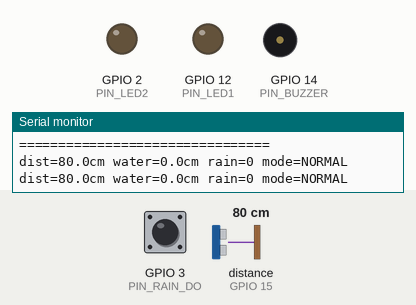
Simulated run of this sketch. Board: ESP32. On the bench: output pins drawn as LEDs (lit = HIGH), buzzer (waves = sounding, pin HIGH), the last lines printed to the serial monitor. Wiring (inferred from the names in the program): ultrasonic range finder: trigger GPIO 13; echo GPIO 15. The test bench sets the inputs (shaded band); at power-on: distance to the obstacle (sensor on GPIO 15) 80 cm, GPIO 3 (PIN_RAIN_DO) HIGH. The echo pulse lasts 58.3 µs per cm; WiFi joins after 1.5 s; servers stay silent unless stated; EEPROM starts erased; the camera gives no picture; pins used as bus, display or sensor lines are not drawn.

Above: at 3.3 s.
3.4 s: distance to the obstacle (sensor on GPIO 15) set to 12 cm
5.3 s: distance to the obstacle (sensor on GPIO 15) set to 9 cm
At 6.5 s:
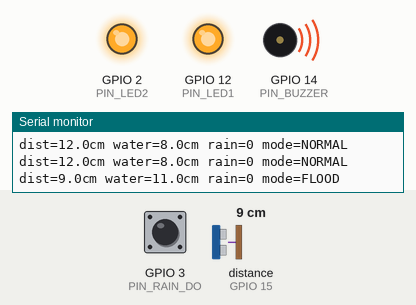
7.6 s: distance to the obstacle (sensor on GPIO 15) set to 18 cm
At 9.5 s:
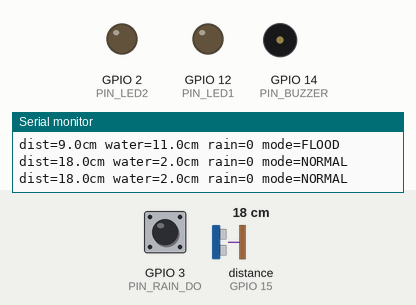
12.1 s: distance to the obstacle (sensor on GPIO 15) set to 2 cm
At 12.4 s:
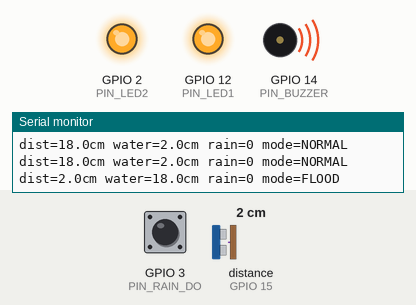
Timing chart, 0 to 14.6 s (numbered marks = the images above; inputs shaded):
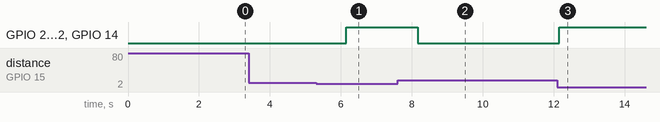

Measured:
- the behaviour switches between 11 and 10 cm on distance to the obstacle (sensor on GPIO 15) (found by bisection; images 0 and 1)
- after the input at 5.3 s, GPIO 2 (PIN_LED2), GPIO 12 (PIN_LED1), GPIO 14 (PIN_BUZZER): LOW → HIGH after 0.85 s
- after the input at 7.6 s, GPIO 2 (PIN_LED2), GPIO 12 (PIN_LED1), GPIO 14 (PIN_BUZZER): HIGH → LOW after 0.56 s
- after the input at 12.1 s, GPIO 2 (PIN_LED2), GPIO 12 (PIN_LED1), GPIO 14 (PIN_BUZZER): LOW → HIGH after 0.06 s

The sketch:

SmartShield_ESP32CAM.ino
```cpp
/*
  SmartShield — ESP32-CAM (AI Thinker) firmware
  ------------------------------------------------
  Board in Arduino IDE : "AI Thinker ESP32-CAM"  (esp32 by Espressif, core 2.x or 3.x)
  Partition scheme     : "Huge APP (3MB No OTA)"

  What it does
   • Camera live stream     ->  http://<IP>:81/stream
   • Single JPEG frame      ->  http://<IP>/capture        (backend sends this to Gemini)
   • Sensor JSON            ->  http://<IP>/status
   • Test buzzer            ->  http://<IP>/buzz?ms=800
   • Set limits from website->  http://<IP>/config?limit=10&empty=20   (saved in flash)
   • HC-SR04 water depth  -> above the limit: buzzer + both LEDs ON (works even without Wi-Fi/website)
   • MH-RD rain sensor (DO) -> rain detected: system goes into ALERT mode automatically
                               (water level checked twice as fast; no buzzer, no message)

  !!! Apne breadboard ke hisaab se neeche PINS aur WIFI change karo !!!
*/
#include "esp_camera.h"
#include <WiFi.h>
#include <Preferences.h>
#include "esp_http_server.h"
#include "soc/soc.h"
#include "soc/rtc_cntl_reg.h"

// ===================== 1. WIFI =====================
const char* WIFI_SSID = "YOUR_WIFI_NAME";
const char* WIFI_PASS = "YOUR_WIFI_PASSWORD";

// ===================== 2. PINS (change to match your wiring) =====================
// Free pins on AI Thinker ESP32-CAM (SD card not used): 2, 4(flash LED), 12, 13, 14, 15, 3(RX)
#define PIN_TRIG     13   // HC-SR04 TRIG
#define PIN_ECHO     15   // HC-SR04 ECHO  (use a 1k/2k voltage divider: ECHO is 5V!)
#define PIN_BUZZER   14   // buzzer module IO
#define PIN_LED1     12   // LED 1 (with 220Ω resistor)
#define PIN_LED2      2   // LED 2 (with 220Ω resistor)
#define PIN_RAIN_DO   3   // MH-RD digital out (DO). GPIO3 = RX, so Serial input is disabled.

#define BUZZER_ACTIVE_LOW false   // set true if your buzzer module beeps on LOW

// ===================== 3. DEFAULT LIMITS (website can change these) =====================
float waterLimitCm = 10.0;   // water above this -> alarm
float emptyCm      = 20.0;   // distance from sensor to the EMPTY box bottom (calibrate!)

// ===================== camera pins (AI Thinker) =====================
#define PWDN_GPIO_NUM 32
#define RESET_GPIO_NUM -1
#define XCLK_GPIO_NUM 0
#define SIOD_GPIO_NUM 26
#define SIOC_GPIO_NUM 27
#define Y9_GPIO_NUM 35
#define Y8_GPIO_NUM 34
#define Y7_GPIO_NUM 39
#define Y6_GPIO_NUM 36
#define Y5_GPIO_NUM 21
#define Y4_GPIO_NUM 19
#define Y3_GPIO_NUM 18
#define Y2_GPIO_NUM 5
#define VSYNC_GPIO_NUM 25
#define HREF_GPIO_NUM 23
#define PCLK_GPIO_NUM 22

Preferences prefs;
httpd_handle_t webServer = NULL;
httpd_handle_t streamServer = NULL;

// live state
volatile float distanceCm = -1;
volatile float waterCm = 0;
volatile bool raining = false;
volatile bool flood = false;
volatile bool buzzerOn = false;
volatile unsigned long buzzTestUntil = 0;

// ------------------------------------------------------------------ sensors
float readDistanceOnce() {
  digitalWrite(PIN_TRIG, LOW);  delayMicroseconds(3);
  digitalWrite(PIN_TRIG, HIGH); delayMicroseconds(10);
  digitalWrite(PIN_TRIG, LOW);
  unsigned long us = pulseIn(PIN_ECHO, HIGH, 30000UL);   // 30 ms timeout ≈ 5 m
  if (us == 0) return -1;
  return us * 0.0343f / 2.0f;
}

float readDistance() {           // median of 3 for stability
  float a = readDistanceOnce(); delay(15);
  float b = readDistanceOnce(); delay(15);
  float c = readDistanceOnce();
  if (a < 0 && b < 0 && c < 0) return -1;
  if (a < 0) a = (b > 0 ? b : c);
  if (b < 0) b = (a > 0 ? a : c);
  if (c < 0) c = (a > 0 ? a : b);
  return max(min(a, b), min(max(a, b), c));
}

void setBuzzer(bool on) {
  buzzerOn = on;
  digitalWrite(PIN_BUZZER, (on ^ BUZZER_ACTIVE_LOW) ? HIGH : LOW);
}

void updateSensors() {
  raining = (digitalRead(PIN_RAIN_DO) == LOW);   // MH-RD DO goes LOW when wet
  float d = readDistance();
  if (d > 0) {
    distanceCm = d;
    float w = emptyCm - d;
    waterCm = w < 0 ? 0 : w;
  }
  // hysteresis: on at limit, off 0.5 cm below it
  if (!flood && waterCm >= waterLimitCm) flood = true;
  else if (flood && waterCm < waterLimitCm - 0.5) flood = false;

  bool testBuzz = millis() < buzzTestUntil;
  setBuzzer(flood || testBuzz);
  digitalWrite(PIN_LED1, flood ? HIGH : LOW);
  digitalWrite(PIN_LED2, flood ? HIGH : LOW);
}

const char* modeName() { return flood ? "FLOOD" : (raining ? "ALERT" : "NORMAL"); }

// ------------------------------------------------------------------ HTTP handlers
static esp_err_t sendJson(httpd_req_t* req, const char* json) {
  httpd_resp_set_type(req, "application/json");
  httpd_resp_set_hdr(req, "Access-Control-Allow-Origin", "*");
  httpd_resp_set_hdr(req, "Cache-Control", "no-store");
  return httpd_resp_send(req, json, strlen(json));
}

static esp_err_t statusHandler(httpd_req_t* req) {
  char buf[320];
  snprintf(buf, sizeof(buf),
    "{\"distance_cm\":%.1f,\"water_cm\":%.1f,\"rain\":%s,\"buzzer\":%s,\"led1\":%s,\"led2\":%s,"
    "\"mode\":\"%s\",\"limit_cm\":%.1f,\"empty_cm\":%.1f,\"rssi\":%d,\"uptime\":%lu}",
    distanceCm, waterCm, raining ? "true" : "false", buzzerOn ? "true" : "false",
    flood ? "true" : "false", flood ? "true" : "false", modeName(),
    waterLimitCm, emptyCm, WiFi.RSSI(), millis() / 1000);
  return sendJson(req, buf);
}

static esp_err_t captureHandler(httpd_req_t* req) {
  camera_fb_t* fb = esp_camera_fb_get();
  if (!fb) { httpd_resp_send_500(req); return ESP_FAIL; }
  httpd_resp_set_type(req, "image/jpeg");
  httpd_resp_set_hdr(req, "Access-Control-Allow-Origin", "*");
  httpd_resp_set_hdr(req, "Content-Disposition", "inline; filename=capture.jpg");
  esp_err_t res = httpd_resp_send(req, (const char*)fb->buf, fb->len);
  esp_camera_fb_return(fb);
  return res;
}

static bool queryParam(httpd_req_t* req, const char* key, char* out, size_t len) {
  char q[96];
  if (httpd_req_get_url_query_str(req, q, sizeof(q)) != ESP_OK) return false;
  return httpd_query_key_value(q, key, out, len) == ESP_OK;
}

static esp_err_t buzzHandler(httpd_req_t* req) {
  char v[12]; int ms = 800;
  if (queryParam(req, "ms", v, sizeof(v))) ms = constrain(atoi(v), 100, 5000);
  buzzTestUntil = millis() + ms;
  setBuzzer(true);
  return sendJson(req, "{\"ok\":true}");
}

static esp_err_t configHandler(httpd_req_t* req) {
  char v[16];
  if (queryParam(req, "limit", v, sizeof(v))) { float f = atof(v); if (f > 0) { waterLimitCm = f; prefs.putFloat("limit", f); } }
  if (queryParam(req, "empty", v, sizeof(v))) { float f = atof(v); if (f > 1) { emptyCm = f; prefs.putFloat("empty", f); } }
  char buf[96];
  snprintf(buf, sizeof(buf), "{\"ok\":true,\"limit_cm\":%.1f,\"empty_cm\":%.1f}", waterLimitCm, emptyCm);
  return sendJson(req, buf);
}

static esp_err_t indexHandler(httpd_req_t* req) {
  const char* html = "<html><body style='font-family:sans-serif;background:#111;color:#eee'>"
    "<h2>SmartShield ESP32-CAM</h2><p><a style='color:#9ff0ec' href='/status'>/status</a> · "
    "<a style='color:#9ff0ec' href='/capture'>/capture</a></p><img id=s style='max-width:100%'>"
    "<script>s.src=location.origin.replace(/:\\d+$/,'')+':81/stream'</script></body></html>";
  httpd_resp_set_type(req, "text/html");
  return httpd_resp_send(req, html, strlen(html));
}

#define PART_BOUNDARY "123456789000000000000987654321"
static const char* STREAM_CONTENT_TYPE = "multipart/x-mixed-replace;boundary=" PART_BOUNDARY;
static const char* STREAM_BOUNDARY = "\r\n--" PART_BOUNDARY "\r\n";
static const char* STREAM_PART = "Content-Type: image/jpeg\r\nContent-Length: %u\r\n\r\n";

static esp_err_t streamHandler(httpd_req_t* req) {
  char part[64];
  httpd_resp_set_type(req, STREAM_CONTENT_TYPE);
  httpd_resp_set_hdr(req, "Access-Control-Allow-Origin", "*");
  while (true) {
    camera_fb_t* fb = esp_camera_fb_get();
    if (!fb) { delay(10); continue; }
    size_t hlen = snprintf(part, sizeof(part), STREAM_PART, fb->len);
    esp_err_t res = httpd_resp_send_chunk(req, STREAM_BOUNDARY, strlen(STREAM_BOUNDARY));
    if (res == ESP_OK) res = httpd_resp_send_chunk(req, part, hlen);
    if (res == ESP_OK) res = httpd_resp_send_chunk(req, (const char*)fb->buf, fb->len);
    esp_camera_fb_return(fb);
    if (res != ESP_OK) break;           // browser closed the stream
  }
  return ESP_OK;
}

void startServers() {
  httpd_config_t cfg = HTTPD_DEFAULT_CONFIG();
  cfg.server_port = 80;
  cfg.max_uri_handlers = 8;
  httpd_uri_t idx  = { "/",        HTTP_GET, indexHandler,   NULL };
  httpd_uri_t st   = { "/status",  HTTP_GET, statusHandler,  NULL };
  httpd_uri_t cap  = { "/capture", HTTP_GET, captureHandler, NULL };
  httpd_uri_t bz   = { "/buzz",    HTTP_GET, buzzHandler,    NULL };
  httpd_uri_t cf   = { "/config",  HTTP_GET, configHandler,  NULL };
  if (httpd_start(&webServer, &cfg) == ESP_OK) {
    httpd_register_uri_handler(webServer, &idx);
    httpd_register_uri_handler(webServer, &st);
    httpd_register_uri_handler(webServer, &cap);
    httpd_register_uri_handler(webServer, &bz);
    httpd_register_uri_handler(webServer, &cf);
  }
  cfg.server_port = 81;
  cfg.ctrl_port += 1;
  httpd_uri_t stream = { "/stream", HTTP_GET, streamHandler, NULL };
  if (httpd_start(&streamServer, &cfg) == ESP_OK) httpd_register_uri_handler(streamServer, &stream);
}

bool startCamera() {
  camera_config_t c = {};
  c.ledc_channel = LEDC_CHANNEL_0;  c.ledc_timer = LEDC_TIMER_0;
  c.pin_d0 = Y2_GPIO_NUM; c.pin_d1 = Y3_GPIO_NUM; c.pin_d2 = Y4_GPIO_NUM; c.pin_d3 = Y5_GPIO_NUM;
  c.pin_d4 = Y6_GPIO_NUM; c.pin_d5 = Y7_GPIO_NUM; c.pin_d6 = Y8_GPIO_NUM; c.pin_d7 = Y9_GPIO_NUM;
  c.pin_xclk = XCLK_GPIO_NUM; c.pin_pclk = PCLK_GPIO_NUM; c.pin_vsync = VSYNC_GPIO_NUM; c.pin_href = HREF_GPIO_NUM;
  c.pin_sccb_sda = SIOD_GPIO_NUM; c.pin_sccb_scl = SIOC_GPIO_NUM;
  c.pin_pwdn = PWDN_GPIO_NUM; c.pin_reset = RESET_GPIO_NUM;
  c.xclk_freq_hz = 20000000;
  c.pixel_format = PIXFORMAT_JPEG;
  if (psramFound()) {
    c.frame_size = FRAMESIZE_VGA;     // 640x480 — good for Gemini + smooth stream
    c.jpeg_quality = 12;
    c.fb_count = 2;
    c.fb_location = CAMERA_FB_IN_PSRAM;
    c.grab_mode = CAMERA_GRAB_LATEST;
  } else {
    c.frame_size = FRAMESIZE_QVGA;
    c.jpeg_quality = 14;
    c.fb_count = 1;
    c.fb_location = CAMERA_FB_IN_DRAM;
  }
  if (esp_camera_init(&c) != ESP_OK) return false;
  sensor_t* s = esp_camera_sensor_get();
  s->set_vflip(s, 0);       // change to 1 if the picture is upside-down
  s->set_hmirror(s, 0);
  return true;
}

void setup() {
  WRITE_PERI_REG(RTC_CNTL_BROWN_OUT_REG, 0);   // avoid brown-out resets on weak USB power
  Serial.begin(115200);
  Serial.println("\n\nSmartShield booting...");

  pinMode(PIN_TRIG, OUTPUT);
  pinMode(PIN_ECHO, INPUT);
  pinMode(PIN_BUZZER, OUTPUT);
  pinMode(PIN_LED1, OUTPUT);
  pinMode(PIN_LED2, OUTPUT);
  setBuzzer(false);

  prefs.begin("smartshield", false);
  waterLimitCm = prefs.getFloat("limit", waterLimitCm);
  emptyCm      = prefs.getFloat("empty", emptyCm);

  if (!startCamera()) Serial.println("Camera init FAILED — check the ribbon cable / board selection");

  WiFi.mode(WIFI_STA);
  WiFi.setSleep(false);
  WiFi.begin(WIFI_SSID, WIFI_PASS);
  Serial.print("Connecting to Wi-Fi");
  unsigned long t0 = millis();
  while (WiFi.status() != WL_CONNECTED && millis() - t0 < 20000) { delay(400); Serial.print("."); }
  if (WiFi.status() == WL_CONNECTED) {
    startServers();
    Serial.println("\n================================");
    Serial.print  ("  SmartShield IP : "); Serial.println(WiFi.localIP());
    Serial.println("  Put this IP in the website (Camera page)");
    Serial.println("================================");
  } else {
    Serial.println("\nWi-Fi failed — sensors + alarm still work offline.");
  }
  delay(200);
  pinMode(PIN_RAIN_DO, INPUT);   // after Serial setup (GPIO3 is RX)
}

void loop() {
  static unsigned long last = 0;
  unsigned long interval = raining ? 500 : 1000;   // ALERT mode: check water twice as fast
  if (millis() - last >= interval) {
    last = millis();
    updateSensors();
    Serial.printf("dist=%.1fcm water=%.1fcm rain=%d mode=%s\n", distanceCm, waterCm, raining, modeName());
  }
  if (buzzTestUntil && millis() > buzzTestUntil) { buzzTestUntil = 0; setBuzzer(flood); }
  if (WiFi.status() != WL_CONNECTED) { static unsigned long r = 0; if (millis() - r > 10000) { r = millis(); WiFi.reconnect(); } }
  delay(5);
}
```
